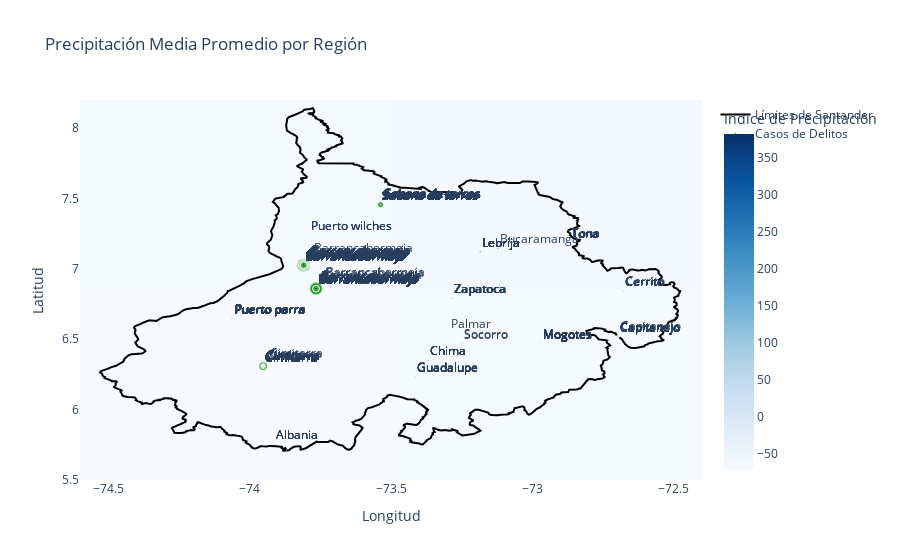

The notebook cell this image was saved under:
### Code cell
# Crear el mapa de temperatura promedio
fig = go.Figure()

# Agregar la matriz de temperatura media como imagen de fondo
fig.add_trace(
    go.Heatmap(
        z=mean_precipitacion_matrix,
        x=[region[0], region[1]],  # Coordenadas en longitud
        y=[region[2], region[3]],  # Coordenadas en latitud
        colorscale='Blues',
        colorbar=dict(title='Indice de Precipitación'),
        zmin=mean_precipitacion_matrix.min(),
        zmax=mean_precipitacion_matrix.max()
    )
)

# Dibujar límites de Santander (suponiendo que tienes las coordenadas en santander_gdf)
# Puedes usar una `Scatter` lineal con las coordenadas de los límites
for geom in santander_gdf.geometry:
    x, y = geom.exterior.xy
    fig.add_trace(go.Scatter(x=list(x), y=list(y), mode='lines', line=dict(color='black'), name="Límites de Santander"))

# Agregar puntos de delitos
fig.add_trace(
    go.Scatter(
        x=merged_df['Longitud'],
        y=merged_df['Latitud'],
        mode='markers+text',
        marker=dict(
            size=merged_df['casos'],  # Aumentar tamaño de puntos
            color='green',
            opacity=0.6
        ),
        text=merged_df['Municipio'].str.capitalize(),  # Capitalizar nombres
        textposition='top right',
        name='Casos de Delitos'
    )
)

# Configurar el layout
fig.update_layout(
    title='Precipitación Media Promedio por Región',
    xaxis=dict(title='Longitud', range=[region[0], region[1]]),
    yaxis=dict(title='Latitud', range=[region[2], region[3]]),
    showlegend=True
)

fig.show()

### Figure 1 — Plotly figure (JSON) as saved in the notebook; plotly's stock layout.template omitted (floating-point values rounded to 4 significant figures; data arrays with more than 128 entries replaced by an {"elided": "..."} marker saying what was removed)
{"data": [{"colorbar": {"title": {"text": "Indice de Precipitación"}}, "colorscale": [[0, "rgb(247,251,255)"], [0.125, "rgb(222,235,247)"], [0.25, "rgb(198,219,239)"], [0.375, "rgb(158,202,225)"], [0.5, "rgb(107,174,214)"], [0.625, "rgb(66,146,198)"], [0.75, "rgb(33,113,181)"], [0.875, "rgb(8,81,156)"], [1, "rgb(8,48,107)"]], "type": "heatmap", "x": [-74.6, -72.4], "y": [5.5, 8.2], "z": {"elided": "271x221 float values"}, "zmax": 381.8, "zmin": -71.35}, {"line": {"color": "black"}, "mode": "lines", "name": "Límites de Santander", "type": "scatter", "x": {"elided": "17656 float values"}, "y": {"elided": "17656 float values"}}, {"marker": {"color": "green", "opacity": 0.6, "size": {"elided": "520 int values"}}, "mode": "markers+text", "name": "Casos de Delitos", "text": {"elided": "520 str values"}, "textposition": "top right", "type": "scatter", "x": {"elided": "520 float values"}, "y": {"elided": "520 float values"}}], "layout": {"showlegend": true, "title": {"text": "Precipitación Media Promedio por Región"}, "xaxis": {"range": [-74.6, -72.4], "title": {"text": "Longitud"}}, "yaxis": {"range": [5.5, 8.2], "title": {"text": "Latitud"}}}}
